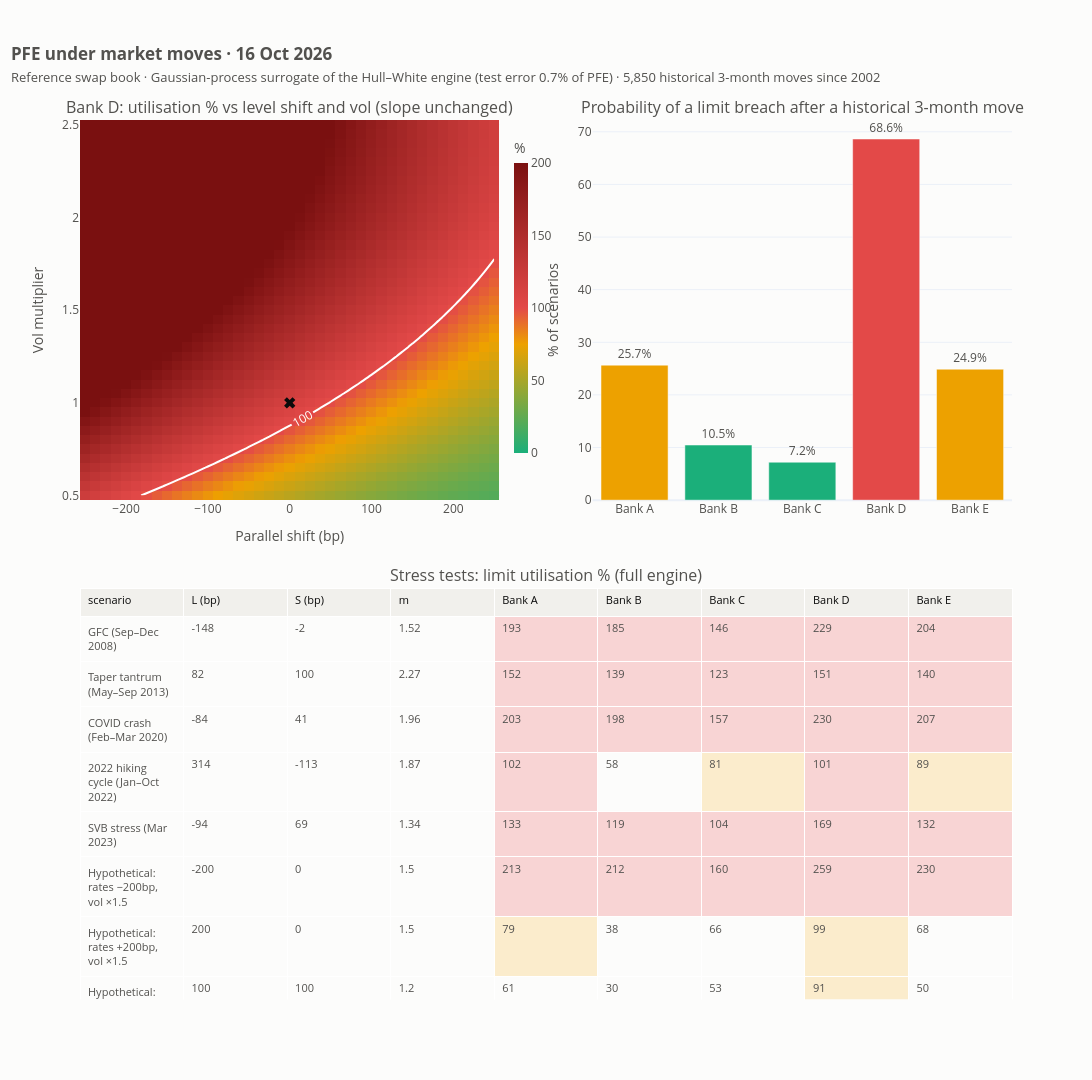

Here is the notebook cell this chart was saved with:
### Markdown cell above
## 9. Limit-monitoring dashboard

### Code cell
status_color = lambda u: (
    STATUS["red"]
    if u > 100
    else STATUS["amber"] if u > 75 else STATUS["green"]
)
cp_focus = base_tbl["utilisation %"].idxmax()
L_axis, m_axis = np.linspace(*BOX["L"], 41), np.linspace(*BOX["m"], 41)
LL, MM = np.meshgrid(L_axis, m_axis)
heat = (
    gp_pfe(cp_focus, np.c_[LL.ravel(), np.zeros(LL.size), MM.ravel()]).reshape(
        LL.shape
    )
    / PFE_LIMITS[cp_focus]
    * 100
)

dash = make_subplots(
    rows=2,
    cols=2,
    vertical_spacing=0.10,
    horizontal_spacing=0.10,
    row_heights=[0.48, 0.52],
    specs=[[{}, {}], [{"type": "table", "colspan": 2}, None]],
    subplot_titles=(
        f"{cp_focus}: utilisation % vs level shift and vol (slope unchanged)",
        "Probability of a limit breach after a historical 3-month move",
        "Stress tests: limit utilisation % (full engine)",
    ),
)
dash.add_trace(
    go.Heatmap(
        x=L_axis,
        y=m_axis,
        z=heat,
        zmin=0,
        zmax=200,
        colorscale=[
            [0, "#1baf7a"],
            [0.375, "#eda100"],
            [0.5, "#e34948"],
            [1, "#7a1010"],
        ],
        colorbar=dict(title="%", len=0.38, y=0.80, x=0.455, thickness=14),
    ),
    1,
    1,
)
dash.add_trace(
    go.Contour(
        x=L_axis,
        y=m_axis,
        z=heat,
        contours=dict(start=100, end=100, coloring="none", showlabels=True),
        line=dict(color="white", width=2),
        showscale=False,
    ),
    1,
    1,
)
dash.add_trace(
    go.Scatter(
        x=[0],
        y=[1],
        mode="markers",
        marker=dict(color=INK, size=10, symbol="x"),
        name="today",
    ),
    1,
    1,
)
dash.add_trace(
    go.Bar(
        x=COUNTERPARTIES,
        y=breach_prob[COUNTERPARTIES],
        showlegend=False,
        marker_color=[
            status_color(u)
            for u in base_tbl.loc[COUNTERPARTIES, "utilisation %"]
        ],
        text=[f"{p:.1f}%" for p in breach_prob[COUNTERPARTIES]],
        textposition="outside",
    ),
    1,
    2,
)
cells = stress_tbl.reset_index()
dash.add_trace(
    go.Table(
        header=dict(
            values=list(cells.columns),
            fill_color="#f1f0ec",
            font=dict(color=INK, size=11),
            align="left",
        ),
        cells=dict(
            values=[
                (
                    cells[c]
                    if c == "scenario"
                    else cells[c].round(2 if c == "m" else 0)
                )
                for c in cells.columns
            ],
            fill_color=[[SURFACE] * len(cells)] * 4
            + [
                [
                    (
                        "#f8d4d4"
                        if u > 100
                        else "#fbeccc" if u > 75 else SURFACE
                    )
                    for u in cells[cp]
                ]
                for cp in COUNTERPARTIES
            ],
            font=dict(color=INK_2, size=11),
            align="left",
        ),
    ),
    2,
    1,
)
dash.update_layout(
    height=1080,
    width=1350,
    template="plotly_white",
    paper_bgcolor=SURFACE,
    plot_bgcolor=SURFACE,
    font=dict(color=INK_2),
    showlegend=False,
    margin=dict(t=120),
    title=dict(
        x=0.01,
        text=(
            f"<b>PFE under market moves · {EVAL_DATE:%d %b %Y}</b><br><span"
            f" style='font-size:13px;color:{INK_2}'>Reference swap book ·"
            " Gaussian-process surrogate of the Hull–White engine (test error"
            f" {gp_scores['test RMSE % of mean'].mean():.1f}% of PFE) ·"
            f" {len(hist_scen):,} historical 3-month moves since"
            f" {hist_scen.index.min():%Y}</span>"
        ),
    ),
)
dash.update_xaxes(title_text="Parallel shift (bp)", row=1, col=1)
dash.update_yaxes(title_text="Vol multiplier", row=1, col=1)
dash.update_yaxes(title_text="% of scenarios", row=1, col=2)
save_dashboard(dash, "dashboard")
util_hist.to_csv(OUT_DIR / "historical_replay_utilisation.csv")
stress_long.to_csv(OUT_DIR / "stress_tests_engine_vs_gp.csv", index=False)
sens.to_csv(OUT_DIR / "pfe_sensitivities.csv")
gp_scores.to_csv(OUT_DIR / "gp_surrogate_scores.csv")
dash.show()

### Figure 1 — Plotly figure (JSON) as saved in the notebook; plotly's stock layout.template omitted (floating-point values rounded to 4 significant figures; data arrays with more than 128 entries replaced by an {"elided": "..."} marker saying what was removed)
{"data": [{"colorbar": {"len": 0.38, "thickness": 14, "title": {"text": "%"}, "x": 0.455, "y": 0.8}, "colorscale": [[0, "#1baf7a"], [0.375, "#eda100"], [0.5, "#e34948"], [1, "#7a1010"]], "type": "heatmap", "x": [-250.0, -237.5, -225.0, -212.5, -200.0, -187.5, -175.0, -162.5, -150.0, -137.5, -125.0, -112.5, -100.0, -87.5, -75.0, -62.5, -50.0, -37.5, -25.0, -12.5, 0.0, 12.5, 25.0, 37.5, 50.0, 62.5, 75.0, 87.5, 100.0, 112.5, 125.0, 137.5, 150.0, 162.5, 175.0, 187.5, 200.0, 212.5, 225.0, 237.5, 250.0], "xaxis": "x", "y": [0.5, 0.55, 0.6, 0.65, 0.7, 0.75, 0.8, 0.85, 0.9, 0.95, 1.0, 1.05, 1.1, 1.15, 1.2, 1.25, 1.3, 1.35, 1.4, 1.45, 1.5, 1.55, 1.6, 1.65, 1.7, 1.75, 1.8, 1.85, 1.9, 1.95, 2.0, 2.05, 2.1, 2.15, 2.2, 2.25, 2.3, 2.35, 2.4, 2.45, 2.5], "yaxis": "y", "z": {"elided": "41x41 float values"}, "zmax": 200, "zmin": 0}, {"contours": {"coloring": "none", "end": 100, "showlabels": true, "start": 100}, "line": {"color": "white", "width": 2}, "showscale": false, "type": "contour", "x": [-250.0, -237.5, -225.0, -212.5, -200.0, -187.5, -175.0, -162.5, -150.0, -137.5, -125.0, -112.5, -100.0, -87.5, -75.0, -62.5, -50.0, -37.5, -25.0, -12.5, 0.0, 12.5, 25.0, 37.5, 50.0, 62.5, 75.0, 87.5, 100.0, 112.5, 125.0, 137.5, 150.0, 162.5, 175.0, 187.5, 200.0, 212.5, 225.0, 237.5, 250.0], "xaxis": "x", "y": [0.5, 0.55, 0.6, 0.65, 0.7, 0.75, 0.8, 0.85, 0.9, 0.95, 1.0, 1.05, 1.1, 1.15, 1.2, 1.25, 1.3, 1.35, 1.4, 1.45, 1.5, 1.55, 1.6, 1.65, 1.7, 1.75, 1.8, 1.85, 1.9, 1.95, 2.0, 2.05, 2.1, 2.15, 2.2, 2.25, 2.3, 2.35, 2.4, 2.45, 2.5], "yaxis": "y", "z": {"elided": "41x41 float values"}}, {"marker": {"color": "#0b0b0b", "size": 10, "symbol": "x"}, "mode": "markers", "name": "today", "type": "scatter", "x": [0], "xaxis": "x", "y": [1], "yaxis": "y"}, {"marker": {"color": ["#eda100", "#1baf7a", "#1baf7a", "#e34948", "#eda100"]}, "showlegend": false, "text": ["25.7%", "10.5%", "7.2%", "68.6%", "24.9%"], "textposition": "outside", "type": "bar", "x": ["Bank A", "Bank B", "Bank C", "Bank D", "Bank E"], "xaxis": "x2", "y": [25.66, 10.48, 7.214, 68.63, 24.89], "yaxis": "y2"}, {"cells": {"align": "left", "fill": {"color": [["#fcfcfb", "#fcfcfb", "#fcfcfb", "#fcfcfb", "#fcfcfb", "#fcfcfb", "#fcfcfb", "#fcfcfb", "#fcfcfb"], ["#fcfcfb", "#fcfcfb", "#fcfcfb", "#fcfcfb", "#fcfcfb", "#fcfcfb", "#fcfcfb", "#fcfcfb", "#fcfcfb"], ["#fcfcfb", "#fcfcfb", "#fcfcfb", "#fcfcfb", "#fcfcfb", "#fcfcfb", "#fcfcfb", "#fcfcfb", "#fcfcfb"], ["#fcfcfb", "#fcfcfb", "#fcfcfb", "#fcfcfb", "#fcfcfb", "#fcfcfb", "#fcfcfb", "#fcfcfb", "#fcfcfb"], ["#f8d4d4", "#f8d4d4", "#f8d4d4", "#f8d4d4", "#f8d4d4", "#f8d4d4", "#fbeccc", "#fcfcfb", "#f8d4d4"], ["#f8d4d4", "#f8d4d4", "#f8d4d4", "#fcfcfb", "#f8d4d4", "#f8d4d4", "#fcfcfb", "#fcfcfb", "#f8d4d4"], ["#f8d4d4", "#f8d4d4", "#f8d4d4", "#fbeccc", "#f8d4d4", "#f8d4d4", "#fcfcfb", "#fcfcfb", "#f8d4d4"], ["#f8d4d4", "#f8d4d4", "#f8d4d4", "#f8d4d4", "#f8d4d4", "#f8d4d4", "#fbeccc", "#fbeccc", "#f8d4d4"], ["#f8d4d4", "#f8d4d4", "#f8d4d4", "#fbeccc", "#f8d4d4", "#f8d4d4", "#fcfcfb", "#fcfcfb", "#f8d4d4"]]}, "font": {"color": "#52514e", "size": 11}, "values": [["GFC (Sep–Dec 2008)", "Taper tantrum (May–Sep 2013)", "COVID crash (Feb–Mar 2020)", "2022 hiking cycle (Jan–Oct 2022)", "SVB stress (Mar 2023)", "Hypothetical: rates −200bp, vol ×1.5", "Hypothetical: rates +200bp, vol ×1.5", "Hypothetical: bear steepener (+100 / +100)", "Hypothetical: bull flattener (−100 / −100)"], [-148.0, 82.0, -84.0, 314.0, -94.0, -200.0, 200.0, 100.0, -100.0], [-2.0, 100.0, 41.0, -113.0, 69.0, 0.0, 0.0, 100.0, -100.0], [1.52, 2.27, 1.96, 1.87, 1.34, 1.5, 1.5, 1.2, 1.2], [193.0, 152.0, 203.0, 102.0, 133.0, 213.0, 79.0, 61.0, 167.0], [185.0, 139.0, 198.0, 58.0, 119.0, 212.0, 38.0, 30.0, 147.0], [146.0, 123.0, 157.0, 81.0, 104.0, 160.0, 66.0, 53.0, 125.0], [229.0, 151.0, 230.0, 101.0, 169.0, 259.0, 99.0, 91.0, 188.0], [204.0, 140.0, 207.0, 89.0, 132.0, 230.0, 68.0, 50.0, 176.0]]}, "domain": {"x": [0.0, 1.0], "y": [0.0, 0.468]}, "header": {"align": "left", "fill": {"color": "#f1f0ec"}, "font": {"color": "#0b0b0b", "size": 11}, "values": ["scenario", "L (bp)", "S (bp)", "m", "Bank A", "Bank B", "Bank C", "Bank D", "Bank E"]}, "type": "table"}], "layout": {"annotations": [{"font": {"size": 16}, "showarrow": false, "text": "Bank D: utilisation % vs level shift and vol (slope unchanged)", "x": 0.225, "xanchor": "center", "xref": "paper", "y": 1.0, "yanchor": "bottom", "yref": "paper"}, {"font": {"size": 16}, "showarrow": false, "text": "Probability of a limit breach after a historical 3-month move", "x": 0.775, "xanchor": "center", "xref": "paper", "y": 1.0, "yanchor": "bottom", "yref": "paper"}, {"font": {"size": 16}, "showarrow": false, "text": "Stress tests: limit utilisation % (full engine)", "x": 0.5, "xanchor": "center", "xref": "paper", "y": 0.468, "yanchor": "bottom", "yref": "paper"}], "font": {"color": "#52514e"}, "height": 1080, "margin": {"t": 120}, "paper_bgcolor": "#fcfcfb", "plot_bgcolor": "#fcfcfb", "showlegend": false, "title": {"text": "<b>PFE under market moves · 16 Oct 2026</b><br><span style='font-size:13px;color:#52514e'>Reference swap book · Gaussian-process surrogate of the Hull–White engine (test error 0.7% of PFE) · 5,850 historical 3-month moves since 2002</span>", "x": 0.01}, "width": 1350, "xaxis": {"anchor": "y", "domain": [0.0, 0.45], "title": {"text": "Parallel shift (bp)"}}, "xaxis2": {"anchor": "y2", "domain": [0.55, 1.0]}, "yaxis": {"anchor": "x", "domain": [0.568, 1.0], "title": {"text": "Vol multiplier"}}, "yaxis2": {"anchor": "x2", "domain": [0.568, 1.0], "title": {"text": "% of scenarios"}}}}
